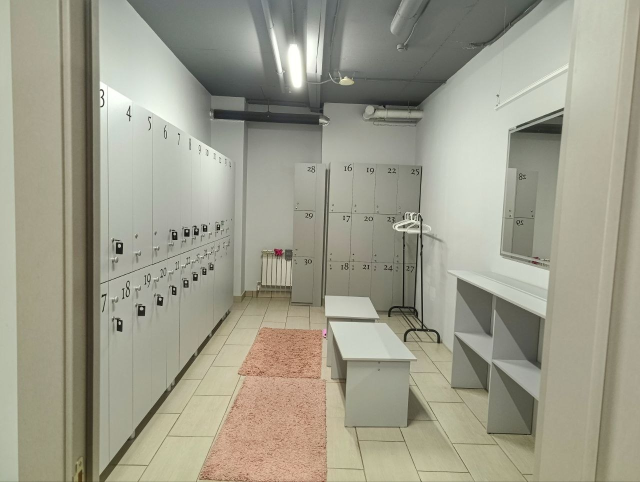
#> input picture docs/photos/lockers.jpg, 1280 x 964 px (shown at 1/2 size)
$ python fix-rugs.py
#> lines starting #> are read from the running program, lines starting #| are printed output that depends on the picture; after the words box and inside, x2 and y2 are one past the last pixel; in counts of white or black regions, pixels touching at a corner belong together
"""
Фото раздевалки: коврики ровно по линии коридора и посвежее.
Берём настоящие пиксели каждого коврика и перспективно «выпрямляем» их в ровный прямоугольник
по линиям коридора. Новые коврики чуть шире и полностью накрывают старые, поэтому пол и скамейки
не дорисовываются (раньше из-за этого были мыльные пятна). Пол дорисовывается только в тонких
щелях в пару пикселей и под розовой тапочкой у скамейки, точно по её контуру.
Запуск: python scripts/fix-rugs.py  → public/img/lockers-v2.webp, lockers-v2-640.webp
"""
import os
import cv2
import numpy as np
from PIL import Image

ROOT = os.path.join(os.path.dirname(os.path.abspath(__file__)), '..')
src = cv2.imread(os.path.join(ROOT, 'docs', 'photos', 'lockers.jpg'))
#> src is the input picture: shape (964, 1280, 3); mean B, G, R 139.9, 156.6, 158.3
H, W = src.shape[:2]
#> H = 964; W = 1280

# коврики на исходном фото (по сетке координат)
old_back = np.float32([[517, 653], [641, 656], [645, 757], [476, 754]])
old_front = np.float32([[486, 753], [651, 756], [654, 964], [398, 964]])

# точка схода коридора; края новых ковриков идут по линиям к ней
VP = np.array([631.0, 430.0])
def x_at(x_bottom, y):
    return x_bottom + (VP[0] - x_bottom) * (964 - y) / (964 - VP[1])
def quad(lx, rx, y0, y1):
    return np.float32([[x_at(lx, y0), y0], [x_at(rx, y0), y0], [x_at(rx, y1), y1], [x_at(lx, y1), y1]])
new_back = quad(366, 661, 651, 756)    # накрывает старый дальний коврик целиком
new_front = quad(398, 661, 755, 968)   # и ближний; коврики встык, как на исходном фото


def inset(q, d):
    """Четырёхугольник, сжатый к центру на d пикселей: в текстуру не попадают кромка и пол."""
    c0 = q.mean(axis=0)
    return np.float32([p + (c0 - p) / np.linalg.norm(c0 - p) * d for p in q])


def freshen(img, mask):
    """Мягко освежить ворс: высветлить тёмные пятна и пыль, не трогая сам рисунок ворса."""
    lab = cv2.cvtColor(img, cv2.COLOR_BGR2LAB).astype(np.float32)
    L, A, B = cv2.split(lab)
    local = cv2.GaussianBlur(L, (0, 0), 10)
    dark = np.minimum(L - local, 0)                    # только то, что темнее окружения
    L = L - dark * 0.45 + 6                            # пятна светлее, весь коврик чуть светлее
    A = A * 0.8 + float(np.median(A[mask > 0])) * 0.2 + 1.5   # розовый ровнее, без серых пятен
    B = B * 0.8 + float(np.median(B[mask > 0])) * 0.2
    out = cv2.merge([np.clip(L, 0, 255), np.clip(A, 0, 255), np.clip(B, 0, 255)]).astype(np.uint8)
    return cv2.cvtColor(out, cv2.COLOR_LAB2BGR)


out = src.copy()

# 1) розовая тапочка у скамейки: маска строго по цвету, дорисовка маленьким радиусом
box = (628, 645, 672, 690)
hsv = cv2.cvtColor(src, cv2.COLOR_BGR2HSV)
#> hsv: shape (964, 1280, 3); mean H, S, V 33.6, 33.3, 160.1
pink = cv2.inRange(hsv, (140, 60, 120), (179, 255, 255)) | cv2.inRange(hsv, (0, 60, 120), (8, 255, 255))
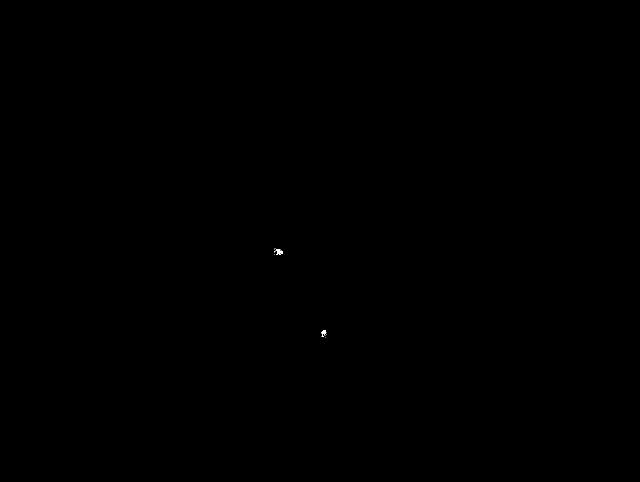
#> pink: shape (964, 1280) (shown at 1/2 size); 0.01% white; 10 white regions (8 under 20 px), largest, box (x1, y1, x2, y2) and area: (552, 498, 566, 510) 95, (643, 660, 653, 674) 72
slipper = np.zeros((H, W), np.uint8)
slipper[box[1]:box[3], box[0]:box[2]] = pink[box[1]:box[3], box[0]:box[2]]
#> slipper: shape (964, 1280); 0.01% white; 3 white regions (2 under 20 px), largest, box (x1, y1, x2, y2) and area: (643, 660, 653, 674) 72
slipper = cv2.dilate(slipper, np.ones((3, 3), np.uint8), iterations=2)
#> slipper: shape (964, 1280); 0.02% white; 1 white region, box (x1, y1, x2, y2) and area: (641, 658, 655, 677) 230

# 2) щели, где старый коврик выглядывает из-под нового (пара пикселей)
old_mask = np.zeros((H, W), np.uint8)
new_mask = np.zeros((H, W), np.uint8)
for q in (old_back, old_front):
    cv2.fillConvexPoly(old_mask, q.astype(np.int32), 255)
#> old_mask: shape (964, 1280); 4.8% white; 1 white region, box (x1, y1, x2, y2) and area: (398, 653, 655, 964) 59130
for q in (new_back, new_front):
    cv2.fillConvexPoly(new_mask, q.astype(np.int32), 255)
#> new_mask: shape (964, 1280); 4.9% white; 1 white region, box (x1, y1, x2, y2) and area: (398, 651, 662, 964) 60207
slivers = cv2.bitwise_and(old_mask, cv2.bitwise_not(cv2.erode(new_mask, np.ones((3, 3), np.uint8))))
out = cv2.inpaint(out, cv2.bitwise_or(slivers, slipper), 3, cv2.INPAINT_TELEA)
#> slivers: shape (964, 1280); 0.07% white; 5 white regions (2 under 20 px), largest, box (x1, y1, x2, y2) and area: (398, 756, 489, 964) 688, (500, 653, 522, 696) 119, (649, 756, 653, 817) 106

# 3) лёгкая тень под ковриками
shadow = np.zeros((H, W), np.float32)
for q in (new_back, new_front):
    cv2.fillConvexPoly(shadow, (q + np.float32([2, 3])).astype(np.int32), 1.0)
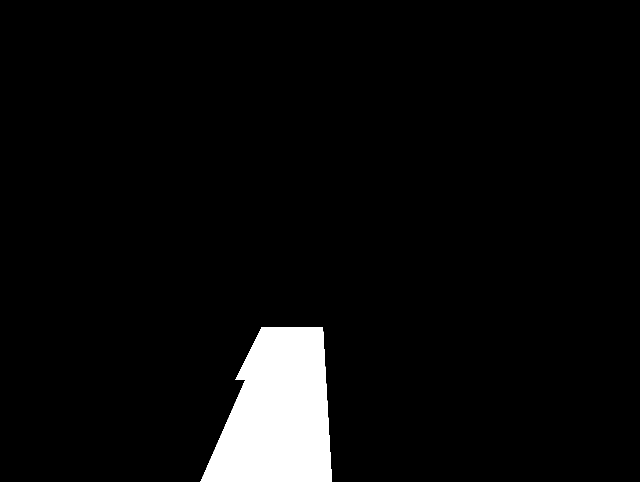
#> shadow: shape (964, 1280) float32 (shown at 1/2 size); values 0 (black) and 1 (white), 4.8% white; 1 white region, box (x1, y1, x2, y2) and area: (401, 654, 664, 964) 59462
shadow = cv2.GaussianBlur(shadow, (0, 0), 3) * 0.08
out = (out.astype(np.float32) * (1 - shadow[..., None])).astype(np.uint8)

# 4) настоящие коврики, выпрямленные по линиям коридора
rng = np.random.default_rng(7)
for old, new in ((old_back, new_back), (old_front, new_front)):
    M = cv2.getPerspectiveTransform(inset(old, 5), new)
    warped = cv2.warpPerspective(src, M, (W, H), flags=cv2.INTER_CUBIC, borderMode=cv2.BORDER_REFLECT)
    m = np.zeros((H, W), np.float32)
    cv2.fillConvexPoly(m, new.astype(np.int32), 1.0)
    warped = freshen(warped, (m > 0).astype(np.uint8))
    m = cv2.GaussianBlur(m, (0, 0), 1.1)
    edge = (m > 0.02) & (m < 0.98)
    m[edge] = np.clip(m[edge] * (0.8 + 0.4 * rng.random(int(edge.sum()))), 0, 1)   # ворсистый край
    m = m[..., None]
    out = (warped * m + out * (1 - m)).astype(np.uint8)
#> this loop made 2 passes
#> pass 1, `warped = cv2.warpPerspective(src, M, (W, H), flags=cv2.INTER_CUBIC, bo..`:
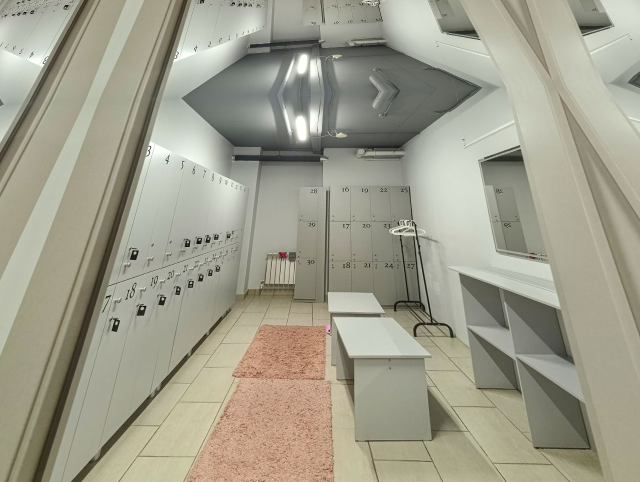
#> warped: shape (964, 1280, 3) (shown at 1/2 size); mean B, G, R 140.6, 157.7, 159.9
#> pass 1, in freshen, `lab = cv2.cvtColor(img, cv2.COLOR_BGR2LAB).astype(np.float32)`:
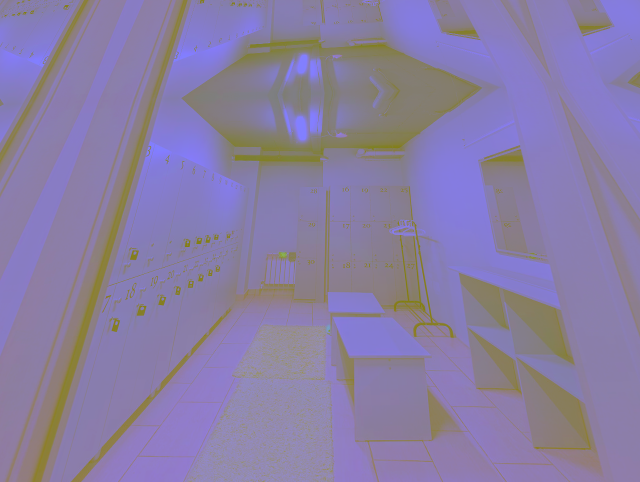
#> lab: shape (964, 1280, 3) float32 (shown at 1/2 size); mean B, G, R 164.7, 127.4, 137.5
#> pass 1, in freshen, `L, A, B = cv2.split(lab)`:
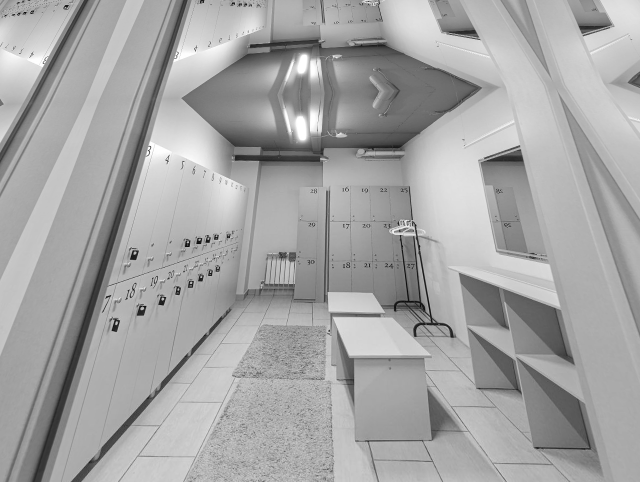
#> L: shape (964, 1280) float32 (shown at 1/2 size); min 0, max 255, mean 164.5
#> pass 1, in freshen, `L, A, B = cv2.split(lab)`:
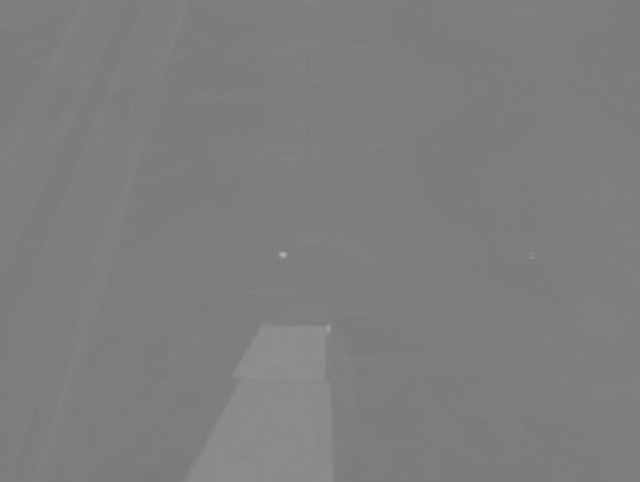
#> A: shape (964, 1280) float32 (shown at 1/2 size); min 119, max 178, mean 125.9

# 5) стык ковриков: ближний чуть наезжает на дальний — тонкая мягкая тень по краю
seam = np.zeros((H, W), np.float32)
y = 755
cv2.line(seam, (int(x_at(398, y)) + 2, y), (int(x_at(661, y)) - 2, y), 1.0, 3)
#> seam: shape (964, 1280) float32; values 0 (black) and 1 (white), 0.06% white; 1 white region, box (x1, y1, x2, y2) and area: (489, 753, 650, 758) 793
seam = cv2.GaussianBlur(seam, (0, 0), 1.6) * 0.28
out = (out.astype(np.float32) * (1 - seam[..., None])).astype(np.uint8)

cv2.imwrite(os.path.join(ROOT, 'docs', 'photos', 'lockers-v2.jpg'), out, [cv2.IMWRITE_JPEG_QUALITY, 93])
im = Image.fromarray(cv2.cvtColor(out, cv2.COLOR_BGR2RGB))
im.save(os.path.join(ROOT, 'public', 'img', 'lockers-v3.webp'), 'WEBP', quality=82, method=6)
im.resize((640, round(H * 640 / W)), Image.LANCZOS).save(os.path.join(ROOT, 'public', 'img', 'lockers-v3-640.webp'), 'WEBP', quality=80, method=6)
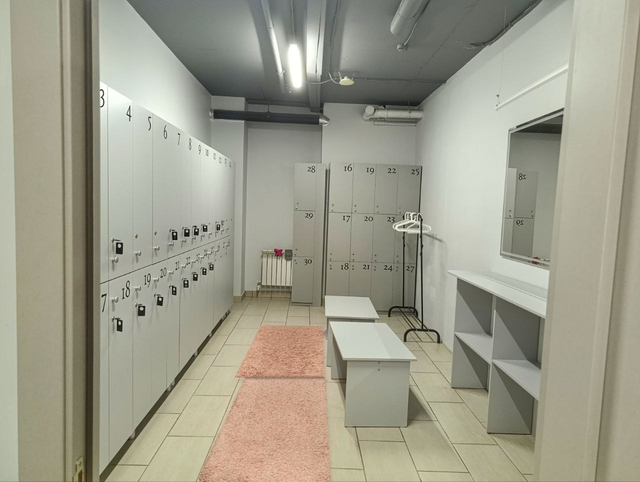
#> saved as lockers-v3-640.webp: PIL image 640x482 RGB; mean R, G, B 158.8, 156.9, 140.2
print('ok', im.size, 'щели:', int((slivers > 0).sum()), 'тапочка:', int((slipper > 0).sum()))
#| ok (1280, 964) щели: 915 тапочка: 230

$ run again, with docs/photos/g-aerial-hammock.jpg copied over docs/photos/lockers.jpg
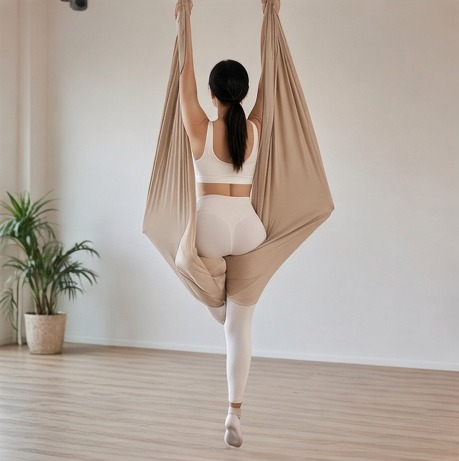
#> input picture docs/photos/g-aerial-hammock.jpg, 459 x 461 px
#> src is the input picture: shape (461, 459, 3); mean B, G, R 159.3, 168.6, 179.6
#> hsv: shape (461, 459, 3); mean H, S, V 31.4, 33.9, 180.4
#> pink: shape (461, 459); 0.01% white in thin lines or dots, all inside (x1, y1, x2, y2) = (176, 10, 256, 405)
#> slipper: shape (461, 459); every value is 0
#> the loop `for old, new in ((old_back, new_back), (old_front, new_front)):` made 2 passes
#> pass 1, in freshen, `lab = cv2.cvtColor(img, cv2.COLOR_BGR2LAB).astype(np.float32)`:
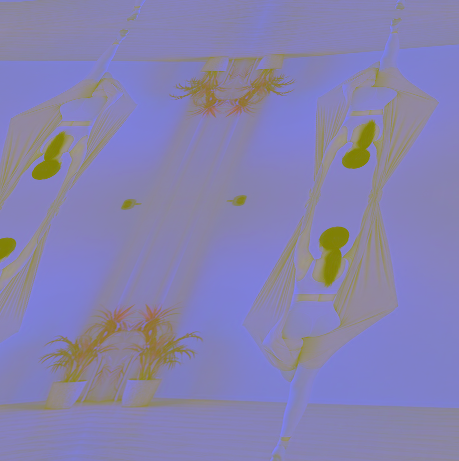
#> lab: shape (461, 459, 3) float32; mean B, G, R 175.5, 130.4, 134.6
#> pass 1, in freshen, `L, A, B = cv2.split(lab)`:
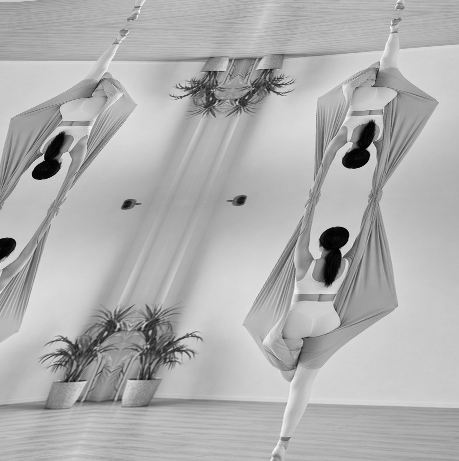
#> L: shape (461, 459) float32; min 0, max 250, mean 175.5
#| ok (459, 461) щели: 0 тапочка: 0

$ run again, with docs/photos/g-aerial-lilac.jpg copied over docs/photos/lockers.jpg
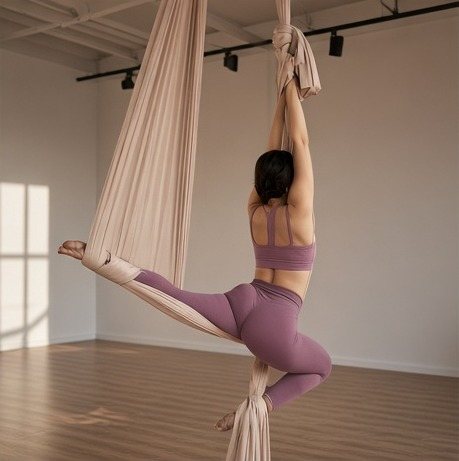
#> input picture docs/photos/g-aerial-lilac.jpg, 459 x 461 px
#> src is the input picture: shape (461, 459, 3); mean B, G, R 106.4, 121.2, 144.6
#> hsv: shape (461, 459, 3); mean H, S, V 20.3, 73.7, 144.6
#> `pink = cv2.inRange(hsv, (140, 60, 120), (179, 255, 255)) | cv2.inRange..`:
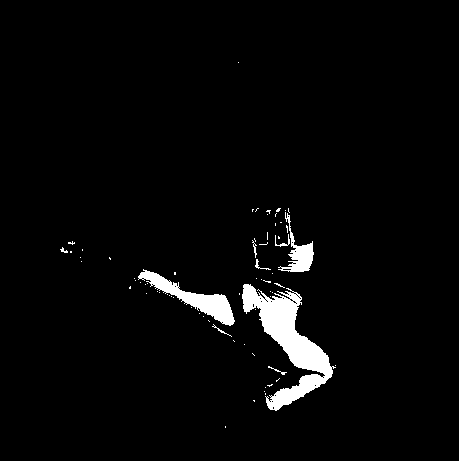
#> pink: shape (461, 459); 3.2% white; 70 white regions (61 under 20 px), largest, box (x1, y1, x2, y2) and area: (242, 284, 336, 411) 4086, (138, 269, 235, 326) 1497, (278, 212, 314, 272) 680
#> slipper: shape (461, 459); every value is 0
#> the loop `for old, new in ((old_back, new_back), (old_front, new_front)):` made 2 passes
#> pass 1, in freshen, `L, A, B = cv2.split(lab)`:
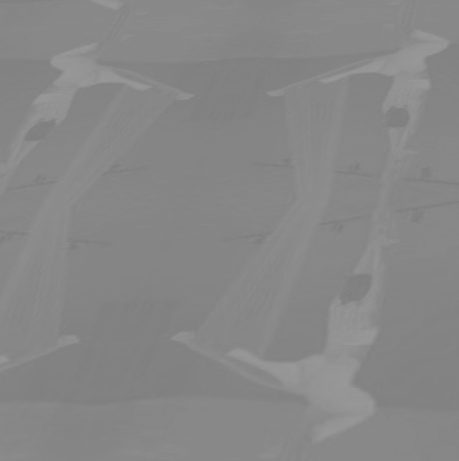
#> A: shape (461, 459) float32; min 124, max 153, mean 134.9
#| ok (459, 461) щели: 0 тапочка: 0
